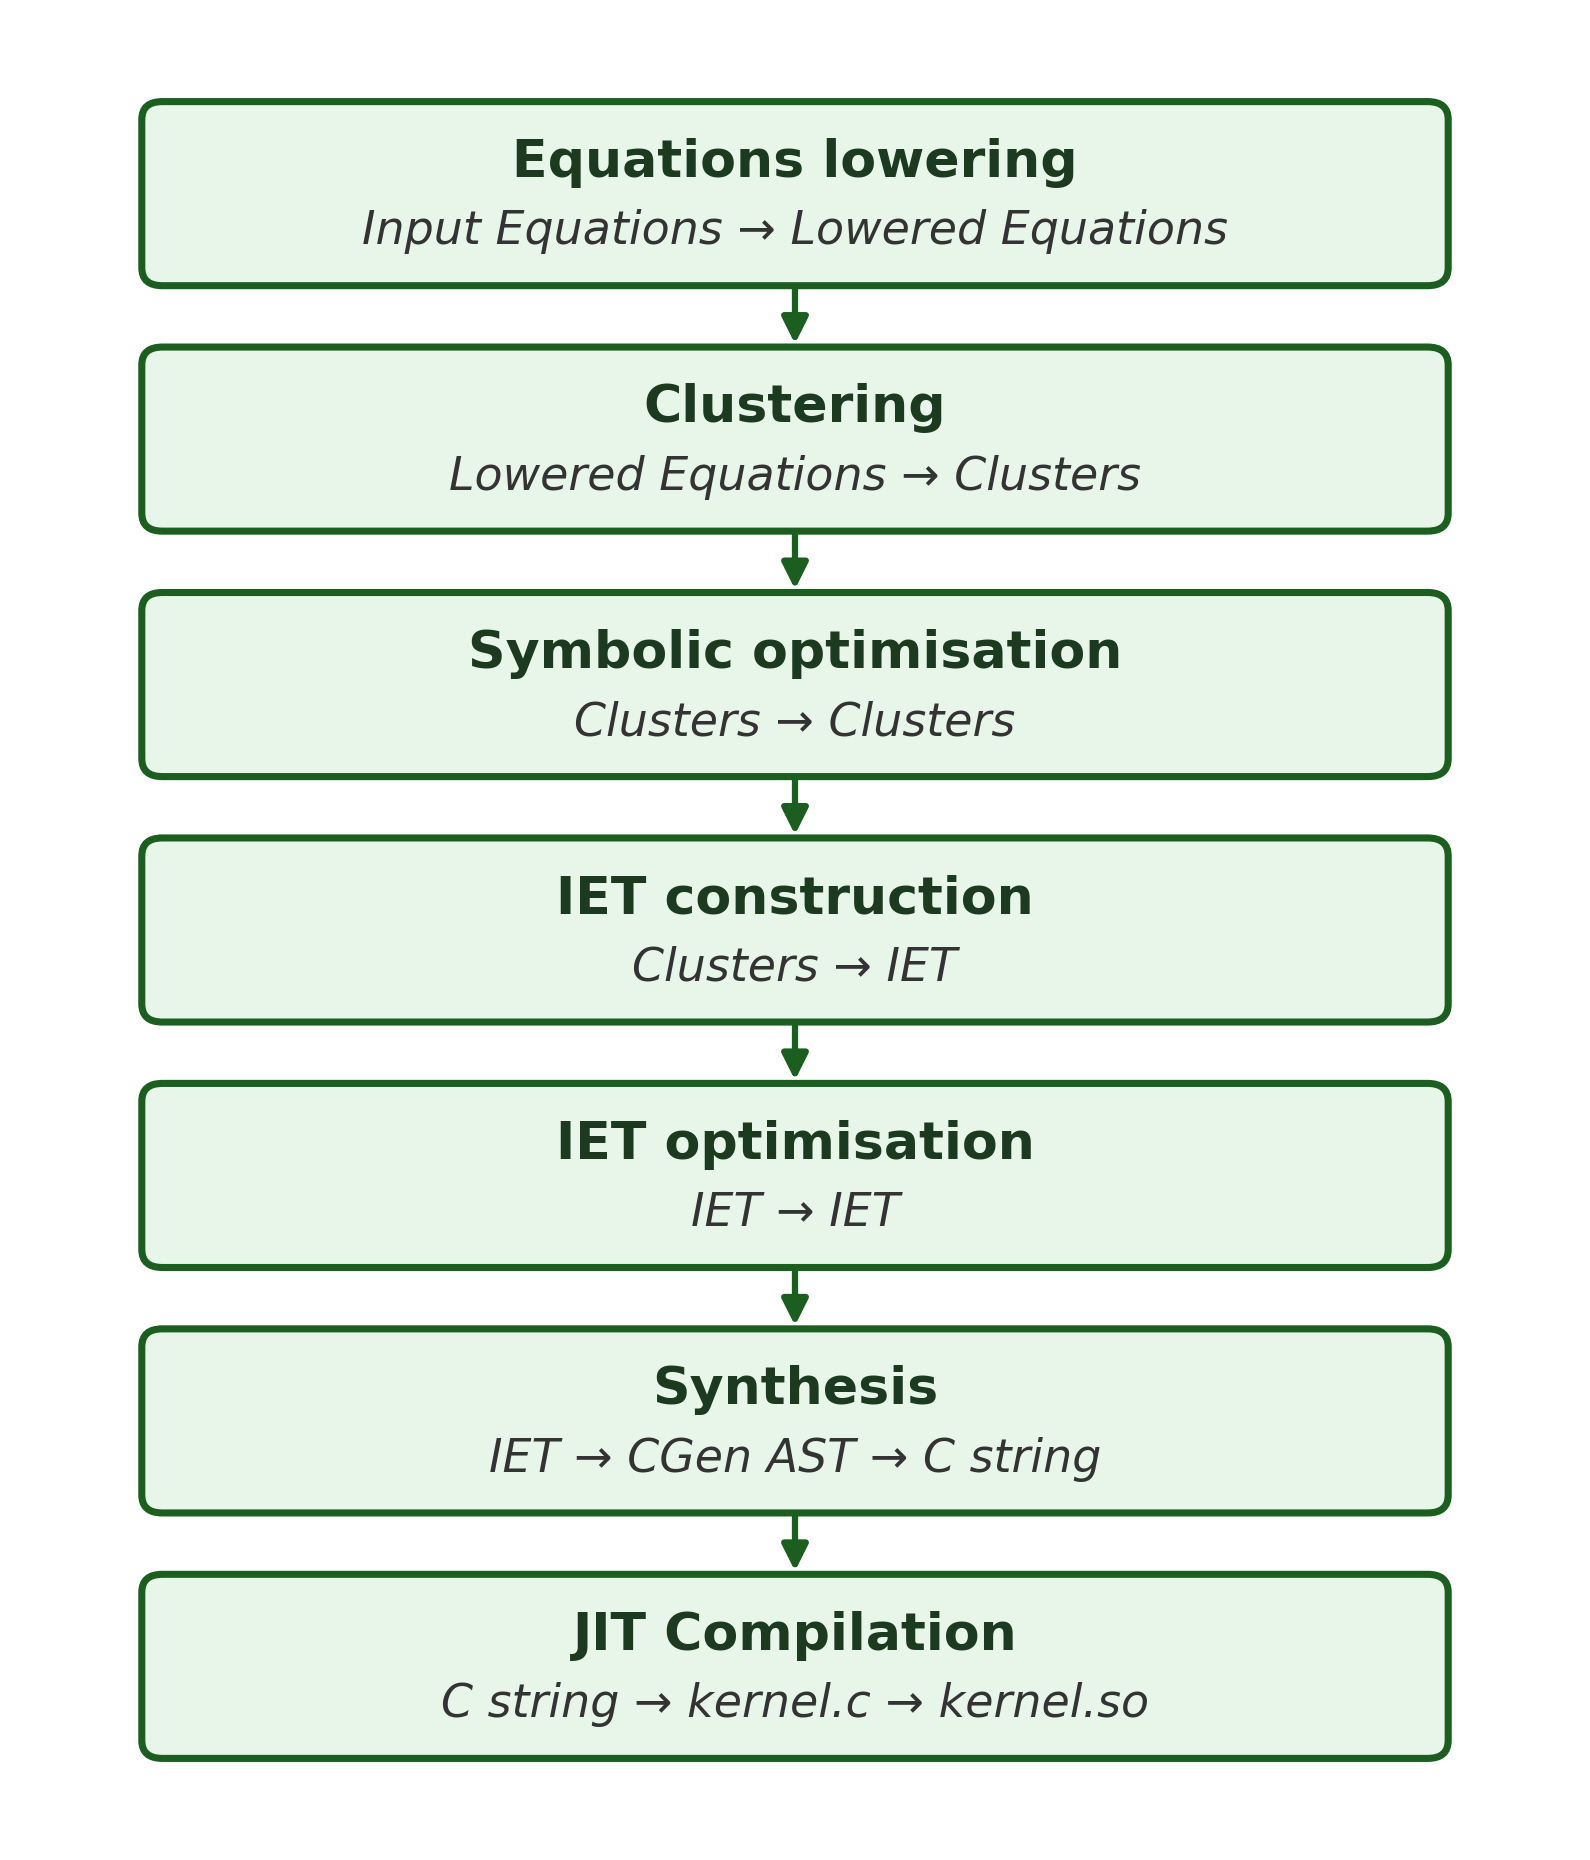

The Python source for this figure:
from pathlib import Path

import matplotlib.pyplot as plt
from matplotlib.patches import FancyBboxPatch

DARK_GREEN = "#1B5E20"
MID_GREEN = "#2E7D32"
FILL_GREEN = "#E8F5E9"
HEADER_GREEN = "#A5D6A7"
TEXT_DARK = "#1B3A1F"

STAGES = [
    ("Equations lowering", "Input Equations → Lowered Equations", False),
    ("Clustering", "Lowered Equations → Clusters", True),
    ("Symbolic optimisation", "Clusters → Clusters", True),
    ("IET construction", "Clusters → IET", False),
    ("IET optimisation", "IET → IET", True),
    ("Synthesis", "IET → CGen AST → C string", True),
    ("JIT Compilation", "C string → kernel.c → kernel.so", False),
]
fig, ax = plt.subplots(figsize=(5.4, 6.3))
ax.axis("off")

card_w = 4.4
card_x = 0.4
card_cx = card_x + card_w / 2
h_card = 0.68
gap = 0.28

n = len(STAGES)
y_positions = []
y = (n - 1) * (h_card + gap)
for _ in STAGES:
    y_positions.append(y)
    y -= (h_card + gap)

ax.set_xlim(0, card_x * 2 + card_w)


def draw_card(y_bottom, title, subtitle, highlighted):
    facecolor = FILL_GREEN
    edgecolor = DARK_GREEN
    linewidth = 1.7

    body = FancyBboxPatch(
        (card_x, y_bottom), card_w, h_card,
        boxstyle="round,pad=0.02,rounding_size=0.07",
        linewidth=linewidth, edgecolor=edgecolor, facecolor=facecolor, zorder=3,
    )
    ax.add_patch(body)

    cy = y_bottom + h_card / 2
    if subtitle:
        ax.text(
            card_cx, cy + 0.12, title, ha="center", va="center",
            fontsize=12.5, fontweight="bold", color=TEXT_DARK, zorder=4,
        )
        ax.text(
            card_cx, cy - 0.15, subtitle, ha="center", va="center",
            fontsize=11, style="italic", color="#333333", zorder=4,
        )
    else:
        ax.text(
            card_cx, cy, title, ha="center", va="center",
            fontsize=12.5, fontweight="bold", color=TEXT_DARK, zorder=4,
        )


def draw_arrow(y_top, y_bottom):
    ax.annotate(
        "", xy=(card_cx, y_bottom), xytext=(card_cx, y_top),
        arrowprops=dict(arrowstyle="-|>", color=DARK_GREEN, lw=1.5, mutation_scale=13),
        zorder=2,
    )


for i, ((title, subtitle, highlighted), y_bottom) in enumerate(zip(STAGES, y_positions)):
    draw_card(y_bottom, title, subtitle, highlighted)
    if i > 0:
        prev_y_bottom = y_positions[i - 1]
        draw_arrow(prev_y_bottom, y_bottom + h_card)

ax.set_ylim(y_positions[-1] - 0.3, y_positions[0] + h_card + 0.3)

plt.tight_layout()
out_path = Path(__file__).with_suffix(".png")
plt.savefig(out_path, dpi=300, bbox_inches="tight", facecolor="white")
print(f"Saved {out_path}")
